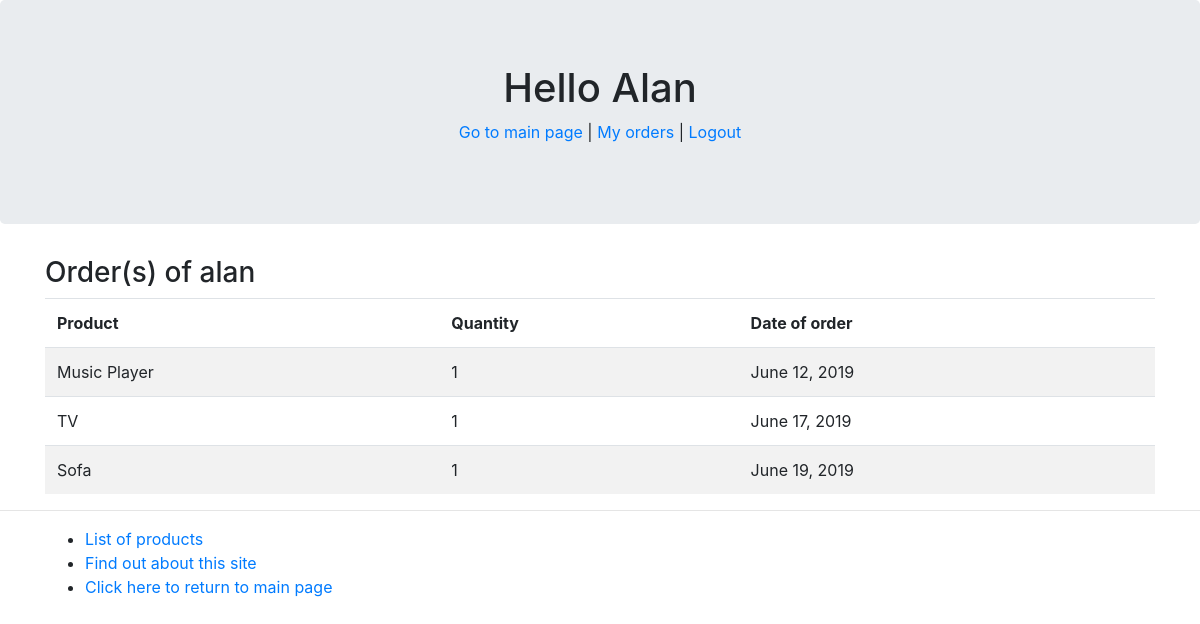
Screenshot of /myapp/myorders/ (signed in) with the database file from the repository.
### myapp/models.py (models this page shows, shortened)
class Client(User):
    PROVINCES_CHOICES = [
        ('AB', 'Alberta'),
        ('MB', 'Manitoba'),
        ('ON', 'Ontario'),
        ('QC', 'Quebec')
    ]
    company = models.CharField(max_length=50, null=True)
    shipping_address = models.CharField(max_length=300, null=True, blank=True)
    city = models.CharField(max_length=20, default='Windsor')
    province = models.CharField(max_length=2, choices=PROVINCES_CHOICES, default='ON')
    interested_in = models.ManyToManyField(Category)

class Order(models.Model):
    ORDER_STATUS = [
        (0, 'Order Cancelled'),
        (1, 'Order Placed'),
        (2, 'Order Shipped'),
        (3, 'Oder Delivered')
    ]
    product = models.ForeignKey(Product, related_name='product', on_delete=models.DO_NOTHING)
    client = models.ForeignKey(Client, related_name='client', on_delete=models.DO_NOTHING)
    num_units = models.PositiveIntegerField(default=1)
    order_status = models.IntegerField(choices=ORDER_STATUS, default='1')
    status_date = models.DateField(default=timezone.now)

class Product(models.Model):
    name = models.CharField(max_length=200)
    category = models.ForeignKey(Category, related_name='category', on_delete=models.CASCADE)
    price = models.DecimalField(max_digits=10, decimal_places=2)
    stock = models.PositiveIntegerField(
        default=100,
        validators=[
            MinValueValidator(0),
            MaxValueValidator(1000)
        ]
    )
    available = models.BooleanField(default=True)
    interested = models.PositiveIntegerField(default=0)
    description = models.TextField(max_length=200, blank=True)

### myapp/views.py (the view)
@login_required(login_url="/myapp/login")
def myorders(request):
    user = request.user
    if str(user) is not 'AnonymousUser':
        if user.is_authenticated:
            client = Client.objects.get(username=user.username)
            if type(client) is Client:
                orders = Order.objects.filter(client=client)
                return render(request, 'myapp/myorders.html', {'orders': orders, 'client': client})
        else:
            return HttpResponse('You are not authenticated')
    else:
        return HttpResponseRedirect(reverse('myapp:user_login'))

### myapp/templates/myapp/myorders.html (shortened to what this page needs)
{% extends 'myapp/base.html' %}
{% block body_block %}
    {% if orders %}
        <h3>Order(s) of {{ client }}</h3>
        <table class="table table-striped">
            <thead>
                <tr>
                    <td>
                        <strong>Product</strong>
                    </td>
                    <td>
                        <strong>Quantity</strong>
                    </td>
                    <td>
                        <strong>Date of order</strong>
                    </td>
                </tr>
            </thead>
            {% for order in orders %}
                <tr>
                    <td>
                        {{ order.product.name }}
                    </td>
                    <td>
                        {{ order.num_units }}
                    </td>
                    <td>
                        {{ order.status_date }}
                    </td>
                </tr>
            {% endfor %}
        </table>
    {% else %}
        <p>You have no orders</p>
    {% endif %}
{% endblock %}

### myapp/templates/myapp/base.html (shortened to what this page needs)
<!DOCTYPE html>
{% load staticfiles %}
<html>
    <head>
        <link rel="stylesheet" type="text/css" href="{% static 'css/bootstrap.css' %}"/>
    </head>
 <body>
 <div class="jumbotron text-center">
    <h1 id="header">{% block myhdg %}Hello {{ request.user.first_name }} {% endblock %}</h1>
    <p><a href="{% url 'myapp:index' %}">Go to main page</a> |
        {% if not request.session.last_login %}
            <a href="{% url 'myapp:user_login' %}">Login</a> |
            <a href="{% url 'myapp:user_signup' %}">Sign up</a>
        {% else %}
            <a href="{% url 'myapp:myorders' %}">My orders</a> |
            <a href="{% url 'myapp:user_logout' %}">Logout</a></p>
        {% endif %}
 </div>
 <div class="container">
 {% block body_block %}*** {% endblock %}
 </div>
 <hr/>
 <div class="container">
 <ul>
     <li class="hbar1"><a href="{% url 'myapp:products' %}">List of products</a></li>
     <li class="hbar1"><a href="{% url 'myapp:about' %}">Find out about this site</a></li>
     <li class="hbar1"><a href = "{% url 'myapp:index' %}">Click here to return to main page</a><br/></li>
 </ul>
 </div>
 </body>
</html>

### rows the page displays
Client: username "alan"
Order: product.name "Music Player", num_units "1", status_date "June 12, 2019"
Order: product.name "TV", num_units "1", status_date "June 17, 2019"
Order: product.name "Sofa", num_units "1", status_date "June 19, 2019"

### other values shown
{{ request.user.first_name }} "Alan"
